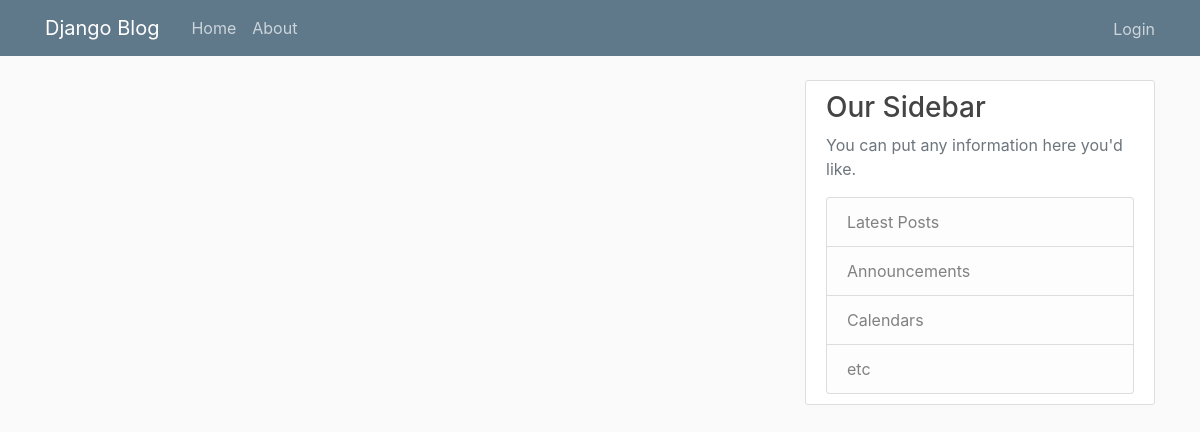
Before: / with the older database file.
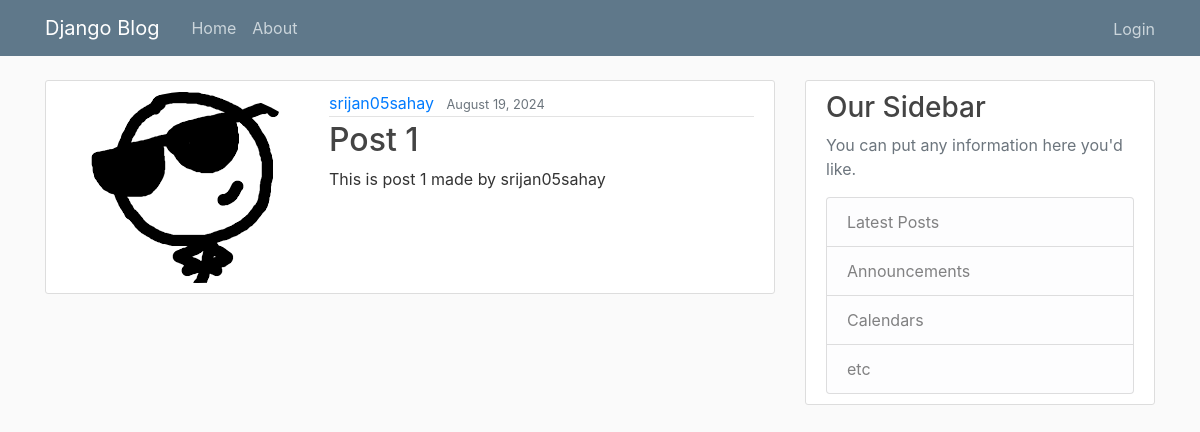
After: the same page with the newer database file.
### blog/models.py (models this page shows, shortened)
class Post(models.Model):
    title = models.CharField(max_length=100)
    content = models.TextField()
    date_posted = models.DateTimeField(default=timezone.now)
    author = models.ForeignKey(User, on_delete=models.CASCADE)

### users/models.py (models this page shows, shortened)
class Profile(models.Model):
    user = models.OneToOneField(User, on_delete=models.CASCADE)
    image = models.ImageField(default="default.png", upload_to="profile_pics")

### blog/views.py (the view)
# urls.py: path("", views.home, name="blog-home"),
def home(request):
    context = {"posts": Post.objects.all()}
    return render(request, "blog/home.html", context)

### blog/templates/blog/home.html
{% extends "blog/base.html" %}
{% block content %}
  {% for post in posts %}
    <article class="media content-section">
    <img class="rounded-circle article-image" src="{{post.author.profile.image.url}}" >
    <div class="media-body">
      <div class="article-metadata">
        <a class="mr-2" href="#">{{ post.author }}</a>
        <small class="text-muted">{{ post.date_posted|date:"F d, Y" }}</small>
      </div>
      <h2><a class="article-title" href="#">{{ post.title }}</a></h2>
      <p class="article-content">{{ post.content }}</p>
    </div>
    </article>
  {% endfor %}
{% endblock content %}

### blog/templates/blog/base.html (shortened to what this page needs)
{% load static %}
<!DOCTYPE html>
<html>
  <head>
    <link rel="stylesheet" href="https://cdn.jsdelivr.net/npm/bootstrap@4.0.0/dist/css/bootstrap.min.css">
    <link rel="stylesheet" type="text/css" href="{% static 'blog/main.css' %}">
  </head>
  <body>
    <header class="site-header">
      <nav class="navbar navbar-expand-md navbar-dark bg-steel fixed-top">
        <div class="container">
          <a class="navbar-brand mr-4" href="/">Django Blog</a>
          <div class="collapse navbar-collapse" id="navbarToggle">
            <div class="navbar-nav mr-auto">
              <a class="nav-item nav-link" href="{% url 'blog-home' %}">Home</a>
              <a class="nav-item nav-link" href="{% url 'blog-about' %}">About</a>
            </div>
            <div class="navbar-nav">
              {% if user.is_authenticated %}
                <form action="{% url 'profile' %}" style="display: inline;">
                  {% csrf_token %}
                  <button type="submit" class="nav-item nav-link btn btn-link" style="display: inline; padding: 0; border: none; background: none;">Profile</button>
                </form>
                <div class="nav-item nav-link"> </div>
                <form method="post" action="{% url 'logout' %}" style="display: inline;">
                  {% csrf_token %}
                  <button type="submit" class="nav-item nav-link btn btn-link" style="display: inline; padding: 0; border: none; background: none;">Logout</button>
                </form>
              {% else %}
              <form method="post" action="{% url 'login' %}" style="display: inline;">
                <button type="submit" class="nav-item nav-link btn btn-link" style="display: inline; padding: 0; border: none; background: none;">Login</button>
              </form>
              {% endif %}
            </div>
          </div>
        </div>
      </nav>
    </header>
    <main role="main" class="container">
      <div class="row">
        <div class="col-md-8">
          {% block content %}{% endblock %}
        </div>
        <div class="col-md-4">
          <div class="content-section">
            <h3>Our Sidebar</h3>
            <p class="text-muted">You can put any information here you'd like.</p>
            <ul class="list-group">
              <li class="list-group-item list-group-item-light">Latest Posts</li>
              <li class="list-group-item list-group-item-light">Announcements</li>
              <li class="list-group-item list-group-item-light">Calendars</li>
              <li class="list-group-item list-group-item-light">etc</li>
            </ul>
          </div>
        </div>
      </div>
    </main>
  </body>
</html>

### blog/static/blog/main.css (style rules this page uses)
body { background: #fafafa; color: #333333; margin-top: 5rem; }
h1, h2, h3, h4, h5, h6 { color: #444444; }
ul { margin: 0; }
.bg-steel { background-color: #5f788a; }
.site-header .navbar-nav .nav-link { color: #cbd5db; }
.content-section { background: #ffffff; padding: 10px 20px; border: 1px solid #dddddd; border-radius: 3px; margin-bottom: 20px; }
.article-title { color: #444444; }
.article-content { white-space: pre-line; }
.article-metadata { padding-bottom: 1px; margin-bottom: 4px; border-bottom: 1px solid #e3e3e3 }

Changed rows visible on the page:
added Post: author.profile.image (placeholder picture), author "srijan05sahay", date_posted "August 19, 2024", title "Post 1", content "This is post 1 made by srijan05sahay"
